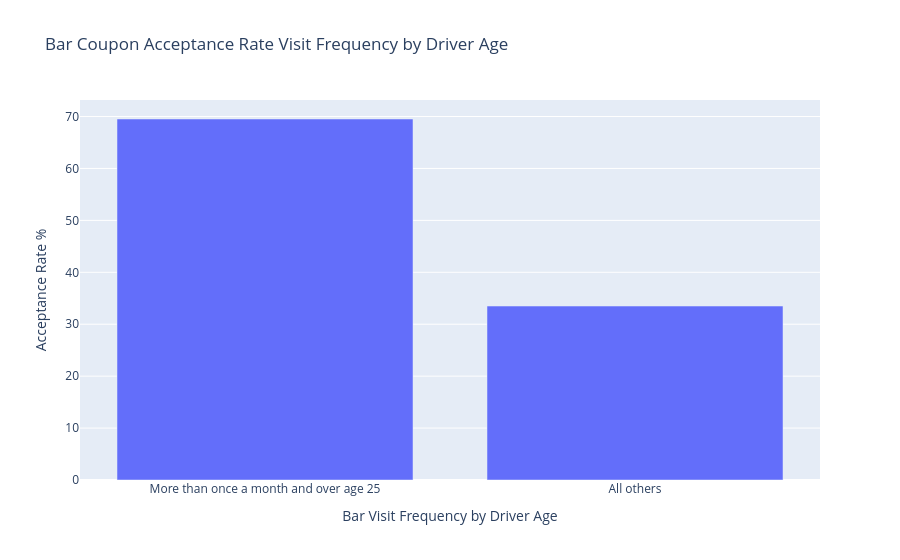

Here is the notebook cell this chart was saved with:
### Code cell
# Plotly Visualization
data = {
    'Bar Visit Frequency by Driver Age': ['More than once a month and over age 25', 'All others'],
    'Acceptance Rate %': [rate_bar_going_drivers_more_than_once * 100 , rate_all_other_drivers * 100]
}

fig = px.bar(
    data, 
    x='Bar Visit Frequency by Driver Age', 
    y='Acceptance Rate %',
    title='Bar Coupon Acceptance Rate Visit Frequency by Driver Age'
)
fig.show()

### Figure 1 — Plotly figure (JSON) as saved in the notebook; plotly's stock layout.template omitted (floating-point values rounded to 4 significant figures)
{"data": [{"hovertemplate": "Bar Visit Frequency by Driver Age=%{x}<br>Acceptance Rate %=%{y}<extra></extra>", "legendgroup": "", "marker": {"color": "#636efa", "pattern": {"shape": ""}}, "name": "", "orientation": "v", "showlegend": false, "textposition": "auto", "type": "bar", "x": ["More than once a month and over age 25", "All others"], "xaxis": "x", "y": [69.52, 33.5], "yaxis": "y"}], "layout": {"barmode": "relative", "legend": {"tracegroupgap": 0}, "title": {"text": "Bar Coupon Acceptance Rate Visit Frequency by Driver Age"}, "xaxis": {"anchor": "y", "domain": [0, 1], "title": {"text": "Bar Visit Frequency by Driver Age"}}, "yaxis": {"anchor": "x", "domain": [0, 1], "title": {"text": "Acceptance Rate %"}}}}
